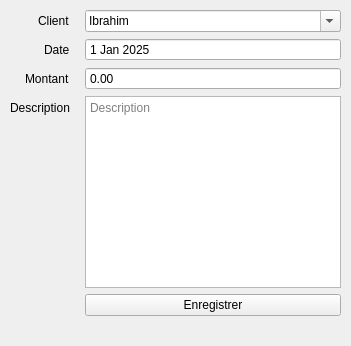
               <widget class="QWidget" name="AddCreditPage">
                <layout class="QVBoxLayout" name="verticalLayout_4">
                 <property name="spacing">
                  <number>0</number>
                 </property>
                 <property name="leftMargin">
                  <number>0</number>
                 </property>
                 <property name="topMargin">
                  <number>0</number>
                 </property>
                 <property name="rightMargin">
                  <number>0</number>
                 </property>
                 <property name="bottomMargin">
                  <number>0</number>
                 </property>
                 <item>
                  <widget class="QWidget" name="addCreditWidgetContent" native="true">
                   <property name="minimumSize">
                    <size>
                     <width>0</width>
                     <height>69</height>
                    </size>
                   </property>
                   <layout class="QVBoxLayout" name="verticalLayout_3" stretch="0">
                    <property name="spacing">
                     <number>10</number>
                    </property>
                    <property name="leftMargin">
                     <number>10</number>
                    </property>
                    <property name="topMargin">
                     <number>10</number>
                    </property>
                    <property name="rightMargin">
                     <number>10</number>
                    </property>
                    <property name="bottomMargin">
                     <number>10</number>
                    </property>
                    <item>
                     <widget class="QFrame" name="frame">
                      <property name="minimumSize">
                       <size>
                        <width>0</width>
                        <height>0</height>
                       </size>
                      </property>
                      <property name="frameShape">
                       <enum>QFrame::NoFrame</enum>
                      </property>
                      <property name="frameShadow">
                       <enum>QFrame::Raised</enum>
                      </property>
                      <layout class="QFormLayout" name="formLayout_3">
                       <property name="labelAlignment">
                        <set>Qt::AlignRight|Qt::AlignTrailing|Qt::AlignVCenter</set>
                       </property>
                       <property name="horizontalSpacing">
                        <number>15</number>
                       </property>
                       <property name="leftMargin">
                        <number>0</number>
                       </property>
                       <property name="topMargin">
                        <number>0</number>
                       </property>
                       <property name="rightMargin">
                        <number>0</number>
                       </property>
                       <property name="bottomMargin">
                        <number>0</number>
                       </property>
                       <item row="0" column="0">
                        <widget class="QLabel" name="label">
                         <property name="text">
                          <string>Client</string>
                         </property>
                        </widget>
                       </item>
                       <item row="0" column="1">
                        <widget class="QComboBox" name="cbBoxAddCreditClients">
                         <property name="editable">
                          <bool>true</bool>
                         </property>
                         <item>
                          <property name="text">
                           <string>Ibrahim</string>
                          </property>
                         </item>
                         <item>
                          <property name="text">
                           <string>Faissal</string>
                          </property>
                         </item>
                        </widget>
                       </item>
                       <item row="1" column="0">
                        <widget class="QLabel" name="label_2">
                         <property name="text">
                          <string>Date</string>
                         </property>
                        </widget>
                       </item>
                       <item row="1" column="1">
                        <widget class="QDateEdit" name="dateEditCreditDate">
                         <property name="buttonSymbols">
                          <enum>QAbstractSpinBox::NoButtons</enum>
                         </property>
                         <property name="date">
                          <date>
                           <year>2025</year>
                           <month>1</month>
                           <day>1</day>
                          </date>
                         </property>
                        </widget>
                       </item>
                       <item row="2" column="0">
                        <widget class="QLabel" name="label_8">
                         <property name="text">
                          <string>Montant</string>
                         </property>
                        </widget>
                       </item>
                       <item row="2" column="1">
                        <widget class="QDoubleSpinBox" name="editCreditMontant">
                         <property name="enabled">
                          <bool>true</bool>
                         </property>
                         <property name="buttonSymbols">
                          <enum>QAbstractSpinBox::NoButtons</enum>
                         </property>
                         <property name="maximum">
                          <double>100000000000000000.000000000000000</double>
                         </property>
                        </widget>
                       </item>
                       <item row="4" column="1">
                        <widget class="QPushButton" name="buttonSaveCredit">
                         <property name="sizePolicy">
                          <sizepolicy hsizetype="Preferred" vsizetype="Preferred">
                           <horstretch>0</horstretch>
                           <verstretch>0</verstretch>
                          </sizepolicy>
                         </property>
                         <property name="cursor">
                          <cursorShape>PointingHandCursor</cursorShape>
                         </property>
                         <property name="text">
                          <string>Enregistrer</string>
                         </property>
                         <property name="iconSize">
                          <size>
                           <width>25</width>
                           <height>25</height>
                          </size>
                         </property>
                        </widget>
                       </item>
                       <item row="3" column="1">
                        <widget class="QPlainTextEdit" name="editCreditDescription">
                         <property name="placeholderText">
                          <string>Description</string>
                         </property>
                        </widget>
                       </item>
                       <item row="3" column="0">
                        <widget class="QLabel" name="label_3">
                         <property name="text">
                          <string>Description</string>
                         </property>
                        </widget>
                       </item>
                      </layout>
                     </widget>
                    </item>
                   </layout>
                  </widget>
                 </item>
                 <item>
                  <spacer name="verticalSpacer_3">
                   <property name="orientation">
                    <enum>Qt::Vertical</enum>
                   </property>
                   <property name="sizeType">
                    <enum>QSizePolicy::Expanding</enum>
                   </property>
                   <property name="sizeHint" stdset="0">
                    <size>
                     <width>20</width>
                     <height>20</height>
                    </size>
                   </property>
                  </spacer>
                 </item>
                </layout>
               </widget>
